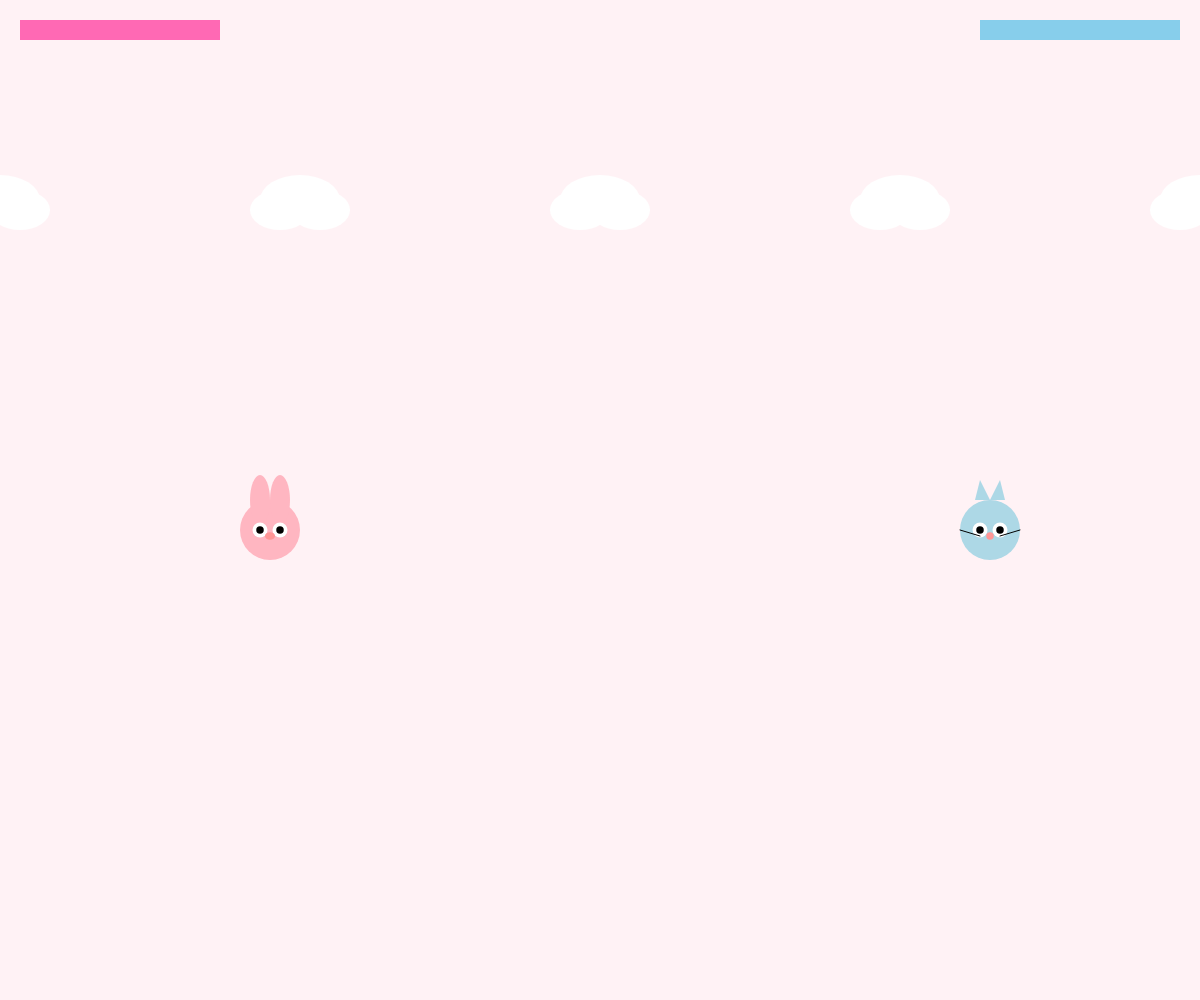
Frame 1 (no input)
Frame 60 (no input): identical to frame 1, image omitted
Frame 120 (the mouse pressed at the canvas centre since frame 60): identical to frame 1, image omitted

The p5.js sketch that drew this single still picture (run headless with seeded random() and noise() and a simulated clock; from frame 60 on, the mouse is pressed at the canvas centre):

// p5.js sketch
// ── sketch.js
let player1, player2;
let bullets1 = [];
let bullets2 = [];

function setup() {
  createCanvas(windowWidth, windowHeight);
  
  // 創建兩個玩家
  player1 = {
    x: width * 0.2,
    y: height/2,
    size: 60,
    speed: 5,
    health: 100,
    color: color(255, 182, 193)  // 粉紅色兔子
  };
  
  player2 = {
    x: width * 0.8,
    y: height/2,
    size: 60,
    speed: 5,
    health: 100,
    color: color(173, 216, 230)  // 藍色貓咪
  };
}

function draw() {
  // 繪製可愛的背景
  background(255, 242, 245); // 淺粉色背景
  
  // 畫一些裝飾性的雲朵
  drawClouds();
  
  // 移動玩家1 (WASD控制)
  if (keyIsDown(87)) player1.y -= player1.speed; // W
  if (keyIsDown(83)) player1.y += player1.speed; // S
  if (keyIsDown(65)) player1.x -= player1.speed; // A
  if (keyIsDown(68)) player1.x += player1.speed; // D
  
  // 移動玩家2 (方向鍵控制)
  if (keyIsDown(UP_ARROW)) player2.y -= player2.speed;
  if (keyIsDown(DOWN_ARROW)) player2.y += player2.speed;
  if (keyIsDown(LEFT_ARROW)) player2.x -= player2.speed;
  if (keyIsDown(RIGHT_ARROW)) player2.x += player2.speed;
  
  // 限制玩家在畫面內
  player1.x = constrain(player1.x, 0, width - player1.size);
  player1.y = constrain(player1.y, 0, height - player1.size);
  player2.x = constrain(player2.x, 0, width - player2.size);
  player2.y = constrain(player2.y, 0, height - player2.size);
  
  // 繪製玩家
  drawBunny(player1.x, player1.y, player1.size, player1.color);
  drawCat(player2.x, player2.y, player2.size, player2.color);
  
  // 更新和繪製子彈
  updateBullets();
  
  // 繪製生命條
  drawHealthBars();
  
  // 檢查遊戲結束
  checkGameOver();
}

function drawBunny(x, y, size, bodyColor) {
  push();
  // 身體
  fill(bodyColor);
  ellipse(x + size/2, y + size/2, size, size);
  
  // 耳朵
  fill(bodyColor);
  ellipse(x + size/3, y, size/3, size/1.2);
  ellipse(x + size*2/3, y, size/3, size/1.2);
  
  // 臉
  fill(255);
  ellipse(x + size/3, y + size/2, size/4, size/4); // 左眼
  ellipse(x + size*2/3, y + size/2, size/4, size/4); // 右眼
  
  fill(0);
  ellipse(x + size/3, y + size/2, size/8, size/8); // 左眼珠
  ellipse(x + size*2/3, y + size/2, size/8, size/8); // 右眼珠
  
  // 鼻子
  fill(255, 150, 150);
  ellipse(x + size/2, y + size*3/5, size/6, size/8);
  pop();
}

function drawCat(x, y, size, bodyColor) {
  push();
  // 身體
  fill(bodyColor);
  ellipse(x + size/2, y + size/2, size, size);
  
  // 耳朵
  triangle(x + size/4, y, x + size/3, y - size/3, x + size/2, y); // 左耳
  triangle(x + size/2, y, x + size*2/3, y - size/3, x + size*3/4, y); // 右耳
  
  // 臉
  fill(255);
  ellipse(x + size/3, y + size/2, size/4, size/4); // 左眼
  ellipse(x + size*2/3, y + size/2, size/4, size/4); // 右眼
  
  fill(0);
  ellipse(x + size/3, y + size/2, size/8, size/8); // 左眼珠
  ellipse(x + size*2/3, y + size/2, size/8, size/8); // 右眼珠
  
  // 鼻子
  fill(255, 150, 150);
  ellipse(x + size/2, y + size*3/5, size/8, size/8);
  
  // 鬍鬚
  stroke(0);
  line(x + size/3, y + size*3/5, x, y + size/2); // 左鬍鬚
  line(x + size*2/3, y + size*3/5, x + size, y + size/2); // 右鬍鬚
  pop();
}

function drawClouds() {
  fill(255);
  noStroke();
  
  // 繪製幾朵雲
  for(let i = 0; i < 5; i++) {
    let x = (width/4) * i;
    let y = height/5;
    ellipse(x, y, 80, 50);
    ellipse(x - 20, y + 10, 60, 40);
    ellipse(x + 20, y + 10, 60, 40);
  }
}

function keyPressed() {
  // 玩家1發射愛心子彈 (空白鍵)
  if (keyCode === 32) {
    let angle = atan2(
      player2.y + player2.size/2 - (player1.y + player1.size/2),
      player2.x + player2.size/2 - (player1.x + player1.size/2)
    );
    
    bullets1.push({
      x: player1.x + player1.size,
      y: player1.y + player1.size/2,
      speedX: cos(angle) * 7,
      speedY: sin(angle) * 7,
      color: color(255, 105, 180)
    });
  }
  
 // 玩家2發射星星子彈 (改用 P 鍵)
 if (keyCode === 80) { // P鍵
  let angle = atan2(
    player1.y + player1.size/2 - (player2.y + player2.size/2),
    player1.x + player1.size/2 - (player2.x + player2.size/2)
  );
  
  bullets2.push({
    x: player2.x,
    y: player2.y + player2.size/2,
    speedX: cos(angle) * 7,
    speedY: sin(angle) * 7,
    color: color(135, 206, 235)
  });
}
   // 重新開始遊戲
   if (keyCode === 82) { // R鍵
    resetGame();
  }
}

// 新增重置遊戲函數
function resetGame() {
  // 重置玩家1
  player1.health = 100;
  player1.x = width * 0.2;
  player1.y = height/2;
  
  // 重置玩家2
  player2.health = 100;
  player2.x = width * 0.8;
  player2.y = height/2;
  
  // 清空子彈
  bullets1 = [];
  bullets2 = [];
  
  // 重新開始遊戲循環
  loop();
}

function updateBullets() {
  // 更新玩家1的子彈
  for (let i = bullets1.length - 1; i >= 0; i--) {
    bullets1[i].x += bullets1[i].speedX;
    bullets1[i].y += bullets1[i].speedY;
    
    if (checkHit(bullets1[i], player2)) {
      player2.health -= 10;
      bullets1.splice(i, 1);
      continue;
    }
    
    // 移除超出畫面的子彈
    if (bullets1[i].x > width || bullets1[i].x < 0 || 
      bullets1[i].y > height || bullets1[i].y < 0) {
    bullets1.splice(i, 1);
  } else {
    drawHeart(bullets1[i].x, bullets1[i].y, 15, bullets1[i].color);
  }
}
  
  // 更新玩家2的子彈
  for (let i = bullets2.length - 1; i >= 0; i--) {
     // 使用 speedX 和 speedY 來更新子彈位置
     bullets2[i].x += bullets2[i].speedX;
     bullets2[i].y += bullets2[i].speedY;
    
    if (checkHit(bullets2[i], player1)) {
      player1.health -= 10;
      bullets2.splice(i, 1);
      continue;
    }
    
    // 移除超出畫面的子彈
    if (bullets2[i].x > width || bullets2[i].x < 0 || 
      bullets2[i].y > height || bullets2[i].y < 0) {
    bullets2.splice(i, 1);
  } else {
    drawStar(bullets2[i].x, bullets2[i].y, 15, bullets2[i].color);
  }
}
}

function drawHeart(x, y, size, color) {
  push();
  fill(color);
  noStroke();
  beginShape();
  vertex(x, y);
  bezierVertex(x - size/2, y - size/2, x - size, y + size/3, x, y + size);
  bezierVertex(x + size, y + size/3, x + size/2, y - size/2, x, y);
  endShape(CLOSE);
  pop();
}

function drawStar(x, y, size, color) {
  push();
  fill(color);
  noStroke();
  beginShape();
  for (let i = 0; i < 5; i++) {
    let angle = TWO_PI * i / 5 - HALF_PI;
    let sx = x + cos(angle) * size;
    let sy = y + sin(angle) * size;
    vertex(sx, sy);
    angle += TWO_PI / 10;
    sx = x + cos(angle) * (size/2);
    sy = y + sin(angle) * (size/2);
    vertex(sx, sy);
  }
  endShape(CLOSE);
  pop();
}

function checkHit(bullet, player) {
  return bullet.x > player.x && 
         bullet.x < player.x + player.size &&
         bullet.y > player.y && 
         bullet.y < player.y + player.size;
}

function drawHealthBars() {
  // 玩家1生命條
  fill(255);
  rect(20, 20, 200, 20);
  fill(255, 105, 180);
  rect(20, 20, player1.health * 2, 20);
  
  // 玩家2生命條
  fill(255);
  rect(width - 220, 20, 200, 20);
  fill(135, 206, 235);
  rect(width - 220, 20, player2.health * 2, 20);
}

function checkGameOver() {
  if (player1.health <= 0 || player2.health <= 0) {
    textAlign(CENTER, CENTER);
    
    // 顯示大標題
    textSize(64);
    fill(255, 105, 180);
    text("遊戲結束！", width/2, height/2 - 40);
    
    // 顯示勝利者
    textSize(32);
    if (player1.health <= 0 && player2.health <= 0) {
      fill(255, 200, 200);
      text("平手！", width/2, height/2 + 40);
    } else if (player1.health <= 0) {
      fill(135, 206, 235);
      text("藍色貓咪獲勝！", width/2, height/2 + 40);
    } else {
      fill(255, 182, 193);
      text("粉色兔子獲勝！", width/2, height/2 + 40);
    }
    
    // 顯示重新開始提示
    textSize(24);
    fill(150);
    text("按下 R 鍵重新開始", width/2, height/2 + 100);
    
    noLoop();
  }
}

function windowResized() {
  resizeCanvas(windowWidth, windowHeight);
}
